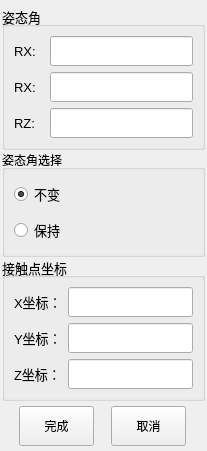
      <widget class="QWidget" name="page_9">
       <layout class="QGridLayout" name="gridLayout_17">
        <property name="leftMargin">
         <number>2</number>
        </property>
        <property name="topMargin">
         <number>6</number>
        </property>
        <property name="rightMargin">
         <number>2</number>
        </property>
        <property name="bottomMargin">
         <number>0</number>
        </property>
        <property name="spacing">
         <number>0</number>
        </property>
        <item row="0" column="0">
         <widget class="QGroupBox" name="groupBox_14">
          <property name="sizePolicy">
           <sizepolicy hsizetype="Expanding" vsizetype="Expanding">
            <horstretch>0</horstretch>
            <verstretch>0</verstretch>
           </sizepolicy>
          </property>
          <property name="font">
           <font>
            <pointsize>10</pointsize>
           </font>
          </property>
          <property name="title">
           <string>姿态角</string>
          </property>
          <layout class="QGridLayout" name="gridLayout_15">
           <item row="0" column="0">
            <widget class="QLabel" name="label_23">
             <property name="minimumSize">
              <size>
               <width>30</width>
               <height>30</height>
              </size>
             </property>
             <property name="maximumSize">
              <size>
               <width>30</width>
               <height>30</height>
              </size>
             </property>
             <property name="font">
              <font>
               <pointsize>10</pointsize>
              </font>
             </property>
             <property name="text">
              <string>RX:</string>
             </property>
            </widget>
           </item>
           <item row="0" column="1">
            <widget class="QLineEdit" name="backRxTxt">
             <property name="minimumSize">
              <size>
               <width>0</width>
               <height>30</height>
              </size>
             </property>
             <property name="maximumSize">
              <size>
               <width>16777215</width>
               <height>30</height>
              </size>
             </property>
             <property name="font">
              <font>
               <pointsize>10</pointsize>
              </font>
             </property>
            </widget>
           </item>
           <item row="1" column="0">
            <widget class="QLabel" name="label_24">
             <property name="minimumSize">
              <size>
               <width>30</width>
               <height>30</height>
              </size>
             </property>
             <property name="maximumSize">
              <size>
               <width>30</width>
               <height>30</height>
              </size>
             </property>
             <property name="font">
              <font>
               <pointsize>10</pointsize>
              </font>
             </property>
             <property name="text">
              <string>RX:</string>
             </property>
            </widget>
           </item>
           <item row="1" column="1">
            <widget class="QLineEdit" name="backRyTxt">
             <property name="minimumSize">
              <size>
               <width>0</width>
               <height>30</height>
              </size>
             </property>
             <property name="maximumSize">
              <size>
               <width>16777215</width>
               <height>30</height>
              </size>
             </property>
             <property name="font">
              <font>
               <pointsize>10</pointsize>
              </font>
             </property>
             <property name="text">
              <string/>
             </property>
            </widget>
           </item>
           <item row="2" column="0">
            <widget class="QLabel" name="label_25">
             <property name="minimumSize">
              <size>
               <width>30</width>
               <height>30</height>
              </size>
             </property>
             <property name="maximumSize">
              <size>
               <width>30</width>
               <height>30</height>
              </size>
             </property>
             <property name="font">
              <font>
               <pointsize>10</pointsize>
              </font>
             </property>
             <property name="text">
              <string>RZ:</string>
             </property>
            </widget>
           </item>
           <item row="2" column="1">
            <widget class="QLineEdit" name="backRzTxt">
             <property name="minimumSize">
              <size>
               <width>0</width>
               <height>30</height>
              </size>
             </property>
             <property name="maximumSize">
              <size>
               <width>16777215</width>
               <height>30</height>
              </size>
             </property>
             <property name="font">
              <font>
               <pointsize>10</pointsize>
              </font>
             </property>
             <property name="text">
              <string/>
             </property>
            </widget>
           </item>
          </layout>
         </widget>
        </item>
        <item row="1" column="0">
         <widget class="QGroupBox" name="groupBox_13">
          <property name="sizePolicy">
           <sizepolicy hsizetype="Expanding" vsizetype="Preferred">
            <horstretch>0</horstretch>
            <verstretch>0</verstretch>
           </sizepolicy>
          </property>
          <property name="title">
           <string>姿态角选择</string>
          </property>
          <layout class="QVBoxLayout" name="verticalLayout_8">
           <item>
            <widget class="QRadioButton" name="backAttitudeTypeRBtn1">
             <property name="minimumSize">
              <size>
               <width>0</width>
               <height>30</height>
              </size>
             </property>
             <property name="maximumSize">
              <size>
               <width>16777215</width>
               <height>30</height>
              </size>
             </property>
             <property name="font">
              <font>
               <pointsize>10</pointsize>
              </font>
             </property>
             <property name="text">
              <string>不变</string>
             </property>
             <property name="checked">
              <bool>true</bool>
             </property>
            </widget>
           </item>
           <item>
            <widget class="QRadioButton" name="backAttitudeTypeRBtn2">
             <property name="minimumSize">
              <size>
               <width>0</width>
               <height>30</height>
              </size>
             </property>
             <property name="maximumSize">
              <size>
               <width>16777215</width>
               <height>30</height>
              </size>
             </property>
             <property name="font">
              <font>
               <pointsize>10</pointsize>
              </font>
             </property>
             <property name="text">
              <string>保持</string>
             </property>
            </widget>
           </item>
          </layout>
         </widget>
        </item>
        <item row="2" column="0">
         <widget class="QGroupBox" name="groupBox_15">
          <property name="font">
           <font>
            <pointsize>10</pointsize>
           </font>
          </property>
          <property name="title">
           <string>接触点坐标</string>
          </property>
          <layout class="QGridLayout" name="gridLayout_16">
           <item row="0" column="0">
            <widget class="QLabel" name="label_26">
             <property name="minimumSize">
              <size>
               <width>0</width>
               <height>30</height>
              </size>
             </property>
             <property name="maximumSize">
              <size>
               <width>16777215</width>
               <height>30</height>
              </size>
             </property>
             <property name="font">
              <font>
               <pointsize>10</pointsize>
              </font>
             </property>
             <property name="text">
              <string>X坐标：</string>
             </property>
            </widget>
           </item>
           <item row="0" column="1">
            <widget class="QLineEdit" name="backTouchXTxt">
             <property name="minimumSize">
              <size>
               <width>0</width>
               <height>30</height>
              </size>
             </property>
             <property name="maximumSize">
              <size>
               <width>16777215</width>
               <height>30</height>
              </size>
             </property>
             <property name="font">
              <font>
               <pointsize>10</pointsize>
              </font>
             </property>
            </widget>
           </item>
           <item row="1" column="0">
            <widget class="QLabel" name="label_27">
             <property name="minimumSize">
              <size>
               <width>0</width>
               <height>30</height>
              </size>
             </property>
             <property name="maximumSize">
              <size>
               <width>16777215</width>
               <height>30</height>
              </size>
             </property>
             <property name="font">
              <font>
               <pointsize>10</pointsize>
              </font>
             </property>
             <property name="text">
              <string>Y坐标：</string>
             </property>
            </widget>
           </item>
           <item row="1" column="1">
            <widget class="QLineEdit" name="backTouchYTxt">
             <property name="minimumSize">
              <size>
               <width>0</width>
               <height>30</height>
              </size>
             </property>
             <property name="maximumSize">
              <size>
               <width>16777215</width>
               <height>30</height>
              </size>
             </property>
             <property name="font">
              <font>
               <pointsize>10</pointsize>
              </font>
             </property>
            </widget>
           </item>
           <item row="2" column="0">
            <widget class="QLabel" name="label_28">
             <property name="minimumSize">
              <size>
               <width>0</width>
               <height>30</height>
              </size>
             </property>
             <property name="maximumSize">
              <size>
               <width>16777215</width>
               <height>30</height>
              </size>
             </property>
             <property name="font">
              <font>
               <pointsize>10</pointsize>
              </font>
             </property>
             <property name="text">
              <string>Z坐标：</string>
             </property>
            </widget>
           </item>
           <item row="2" column="1">
            <widget class="QLineEdit" name="backTouchZTxt">
             <property name="minimumSize">
              <size>
               <width>0</width>
               <height>30</height>
              </size>
             </property>
             <property name="maximumSize">
              <size>
               <width>16777215</width>
               <height>30</height>
              </size>
             </property>
             <property name="font">
              <font>
               <pointsize>10</pointsize>
              </font>
             </property>
            </widget>
           </item>
          </layout>
         </widget>
        </item>
        <item row="3" column="0">
         <widget class="QWidget" name="widget_10" native="true">
          <property name="sizePolicy">
           <sizepolicy hsizetype="Preferred" vsizetype="Expanding">
            <horstretch>0</horstretch>
            <verstretch>0</verstretch>
           </sizepolicy>
          </property>
          <property name="minimumSize">
           <size>
            <width>0</width>
            <height>50</height>
           </size>
          </property>
          <property name="maximumSize">
           <size>
            <width>16777215</width>
            <height>50</height>
           </size>
          </property>
          <layout class="QHBoxLayout" name="horizontalLayout_11">
           <property name="spacing">
            <number>0</number>
           </property>
           <property name="margin">
            <number>0</number>
           </property>
           <item>
            <widget class="QPushButton" name="pushButton_24">
             <property name="minimumSize">
              <size>
               <width>75</width>
               <height>40</height>
              </size>
             </property>
             <property name="maximumSize">
              <size>
               <width>75</width>
               <height>40</height>
              </size>
             </property>
             <property name="text">
              <string>完成</string>
             </property>
            </widget>
           </item>
           <item>
            <widget class="QPushButton" name="pushButton_25">
             <property name="minimumSize">
              <size>
               <width>75</width>
               <height>40</height>
              </size>
             </property>
             <property name="maximumSize">
              <size>
               <width>75</width>
               <height>40</height>
              </size>
             </property>
             <property name="text">
              <string>取消</string>
             </property>
            </widget>
           </item>
          </layout>
         </widget>
        </item>
       </layout>
      </widget>
